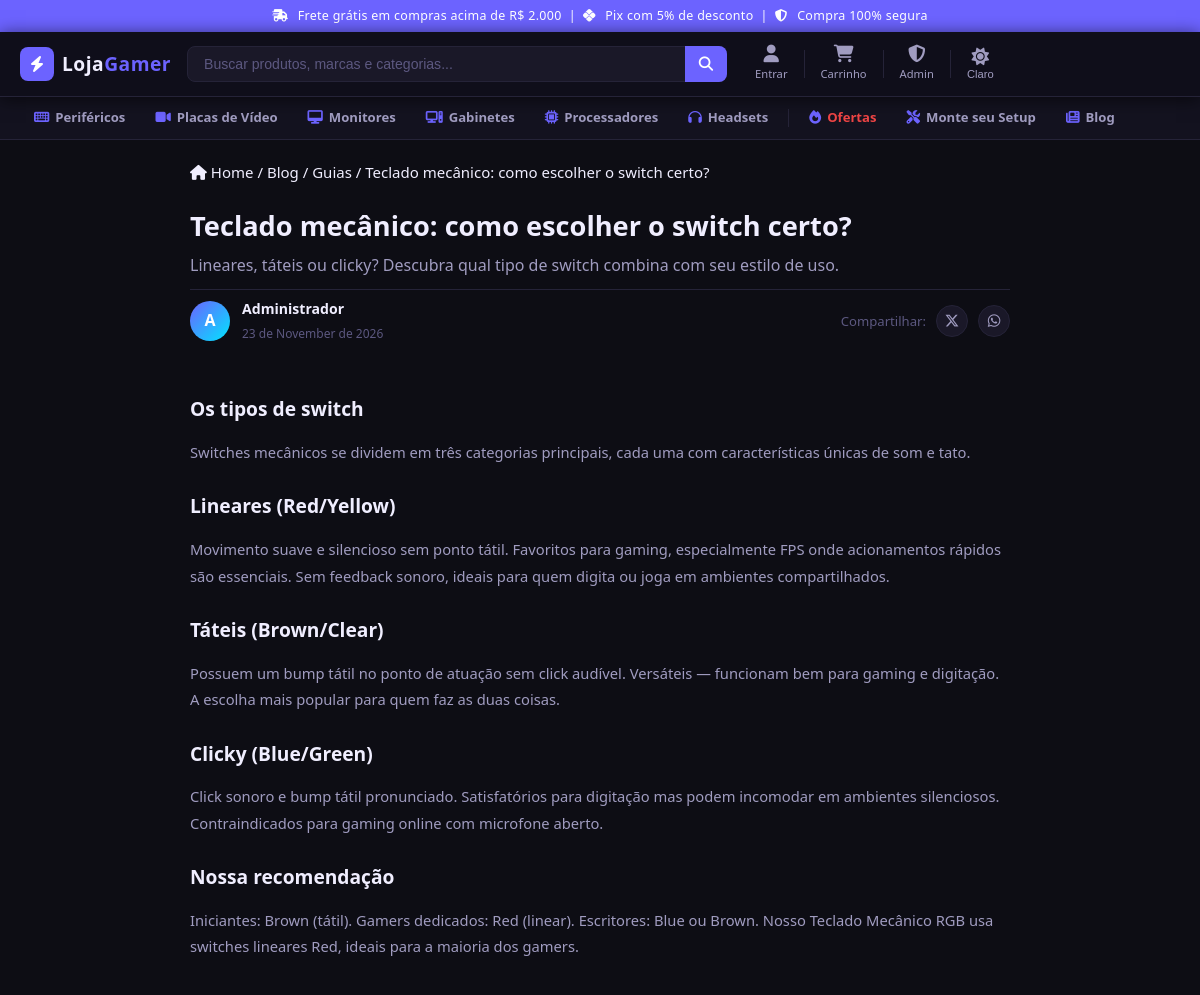
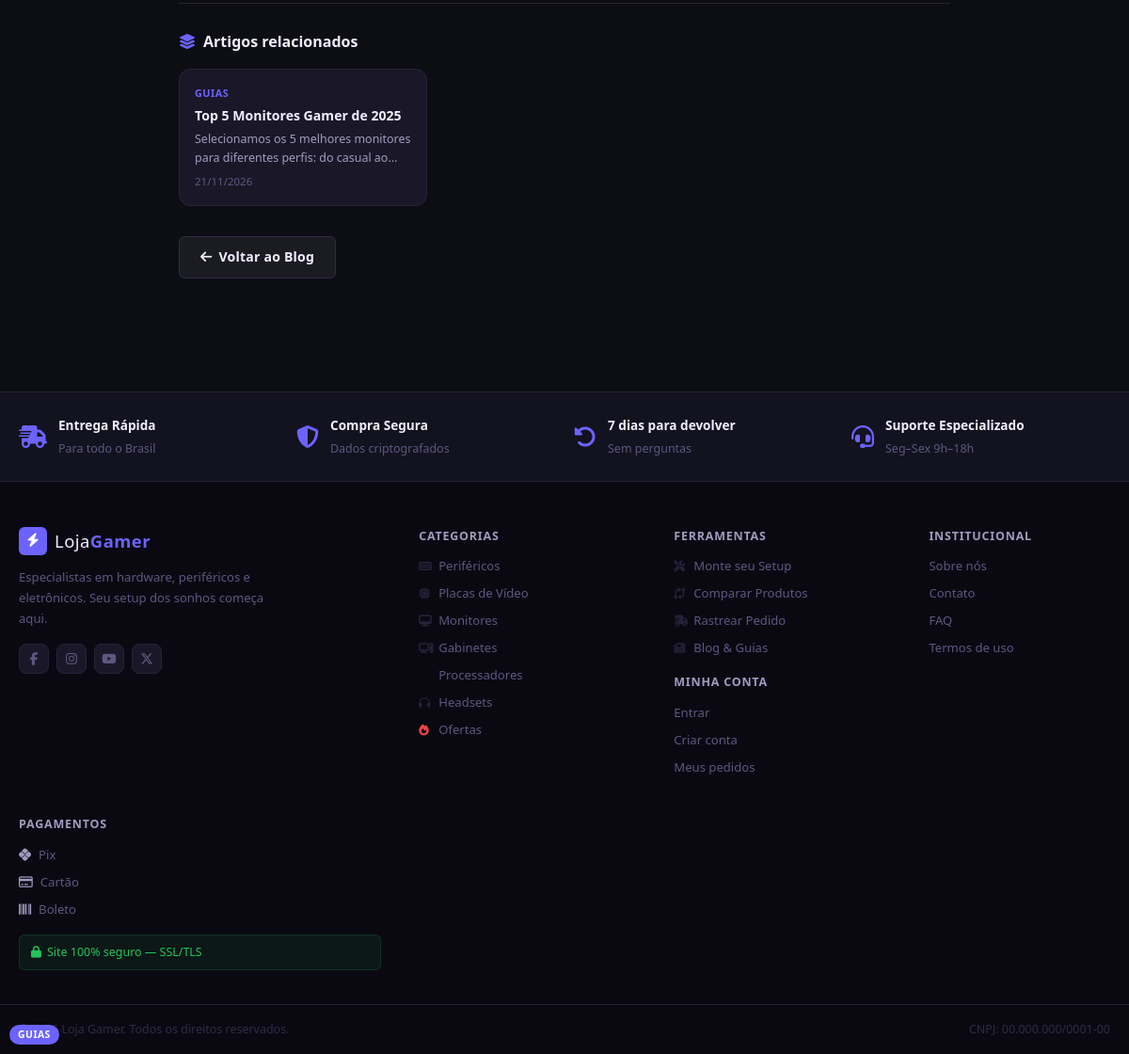
The app's page /post.php?slug=como-escolher-switch-teclado-mecanico with its own data (2 pictures, top to bottom).
### tables this page shows
CREATE TABLE IF NOT EXISTS blog_posts (
  id           INT AUTO_INCREMENT PRIMARY KEY,
  author_id    INT NOT NULL,
  title        VARCHAR(200) NOT NULL,
  slug         VARCHAR(220) NOT NULL UNIQUE,
  summary      VARCHAR(300) NOT NULL,
  content      TEXT NOT NULL,
  cover_url    VARCHAR(255),
  category     VARCHAR(80) NOT NULL DEFAULT 'Geral',
  is_published TINYINT(1) NOT NULL DEFAULT 0,
  created_at   DATETIME NOT NULL DEFAULT CURRENT_TIMESTAMP,
  updated_at   DATETIME NOT NULL DEFAULT CURRENT_TIMESTAMP ON UPDATE CURRENT_TIMESTAMP,
  CONSTRAINT fk_blog_author FOREIGN KEY (author_id) REFERENCES users(id) ON DELETE CASCADE
);

CREATE TABLE users (
  id            INT AUTO_INCREMENT PRIMARY KEY,
  name          VARCHAR(120) NOT NULL,
  email         VARCHAR(180) NOT NULL UNIQUE,
  password_hash VARCHAR(255) NOT NULL,
  is_admin      TINYINT(1)   NOT NULL DEFAULT 0,
  created_at    DATETIME     NOT NULL DEFAULT CURRENT_TIMESTAMP
);

### public/post.php (the view, shortened to what this page needs)
<?php
$slug = trim($_GET['slug'] ?? '');
$pdo  = db();
$stmt = $pdo->prepare("
    SELECT bp.*, u.name AS author_name
    FROM blog_posts bp
    JOIN users u ON u.id = bp.author_id
    WHERE bp.slug = :slug AND bp.is_published = 1
");
$stmt->execute([':slug' => $slug]);
$post = $stmt->fetch();
$stmtRel = $pdo->prepare("
    SELECT id, slug, title, summary, category, created_at
    FROM blog_posts
    WHERE is_published = 1 AND category = :cat AND slug != :slug
    ORDER BY created_at DESC
    LIMIT 3
");
$stmtRel->execute([':cat' => $post['category'], ':slug' => $slug]);
$related = $stmtRel->fetchAll();
require_once __DIR__ . '/../includes/header.php';
?>
<main class="post-page">
  <div class="post-inner">
    <nav class="product-breadcrumb">
      <a href="/index.php"><i class="fa-solid fa-house"></i> Home</a>
      <span class="sep">/</span>
      <a href="/blog.php">Blog</a>
      <span class="sep">/</span>
      <a href="/blog.php?cat=<?= urlencode($post['category']) ?>"><?= htmlspecialchars($post['category']) ?></a>
      <span class="sep">/</span>
      <span><?= htmlspecialchars($post['title']) ?></span>
    </nav>
    <header class="post-header">
      <span class="blog-cat-tag"><?= htmlspecialchars($post['category']) ?></span>
      <h1><?= htmlspecialchars($post['title']) ?></h1>
      <p class="post-summary"><?= htmlspecialchars($post['summary']) ?></p>
      <div class="post-meta">
        <div class="post-author">
          <div class="post-avatar"><?= strtoupper(mb_substr($post['author_name'], 0, 1)) ?></div>
          <div>
            <strong><?= htmlspecialchars($post['author_name']) ?></strong>
            <span><?= date('d \d\e F \d\e Y', strtotime($post['created_at'])) ?></span>
          </div>
        </div>
        <div class="post-share">
          <span>Compartilhar:</span>
          <a href="https://twitter.com/intent/tweet?text=<?= urlencode($post['title']) ?>&url=<?= urlencode('http://pc.local/post.php?slug='.$slug) ?>"
             target="_blank" rel="noopener" title="Twitter">
            <i class="fa-brands fa-x-twitter"></i>
          </a>
          <a href="https://wa.me/?text=<?= urlencode($post['title'].' - http://pc.local/post.php?slug='.$slug) ?>"
             target="_blank" rel="noopener" title="WhatsApp">
            <i class="fa-brands fa-whatsapp"></i>
          </a>
        </div>
      </div>
    </header>
    <article class="post-content">
      <?= $post['content'] ?>
    </article>
    <?php if (!empty($related)): ?>
    <section class="post-related">
      <h3><i class="fa-solid fa-layer-group"></i> Artigos relacionados</h3>
      <div class="post-related-grid">
        <?php foreach ($related as $r): ?>
        <a href="/post.php?slug=<?= htmlspecialchars($r['slug']) ?>" class="related-post-card">
          <div class="rpc-cat"><?= htmlspecialchars($r['category']) ?></div>
          <h4><?= htmlspecialchars($r['title']) ?></h4>
          <p><?= htmlspecialchars($r['summary']) ?></p>
          <span class="rpc-date"><?= date('d/m/Y', strtotime($r['created_at'])) ?></span>
        </a>
        <?php endforeach; ?>
      </div>
    </section>
    <?php endif; ?>
    <div class="post-back">
      <a href="/blog.php" class="btn btn-secondary">
        <i class="fa-solid fa-arrow-left"></i> Voltar ao Blog
      </a>
    </div>
  </div>
</main>
<?php require_once __DIR__ . '/../includes/footer.php'; ?>

### public/css/styles.css (style rules this page uses)
*, *::before, *::after { margin: 0; padding: 0; box-sizing: border-box; }
:root { --bg-body: #0d0d14; --bg-surface: #13121f; --bg-card: #1a1828; --bg-card-hover: #1f1d2e; --border: #252338; --border-light:#2e2c45; --accent: #6c63ff; --accent-hover:#5a52e0; --accent-glow: rgba(108,99,255,0.18); --neon: #00e5ff; --neon-glow: rgba(0,229,255,0.12); --text-primary: #f0eeff; --text-secondary:#a09cc0; --text-muted: #5c5880; --success: #22c55e; --danger: #ef4444; --warning: #f59e0b; --info: #3b82f6; --radius-sm: 6px; --radius: 10px; --radius-lg: 16px; --shadow: 0 4px 20px rgba(0,0,0,0.5); --shadow-card: 0 2px 12px rgba(0,0,0,0.4); }
html, body { max-width: 100%; overflow-x: hidden; }
body { font-family: 'Segoe UI', system-ui, -apple-system, sans-serif; background: var(--bg-body); color: var(--text-primary); line-height: 1.6; font-size: 15px; }
a { text-decoration: none; color: inherit; }
.btn { display: inline-flex; align-items: center; justify-content: center; gap: 7px; padding: 10px 22px; border-radius: var(--radius-sm); font-size: 0.88rem; font-weight: 700; cursor: pointer; border: none; text-decoration: none; transition: background 0.2s, opacity 0.2s, transform 0.1s; white-space: nowrap; letter-spacing: 0.2px; }
.btn-secondary { background: rgba(255,255,255,0.06); color: var(--text-primary); border: 1px solid var(--border-light); }

### public/css/theme-light.css (style rules this page uses)
*, *::before, *::after { transition: background-color 0.25s ease, border-color 0.25s ease, color 0.25s ease, box-shadow 0.25s ease; }

### public/css/blog.css (style rules this page uses)
.blog-cat-tag { position:absolute; bottom:10px; left:10px; background:var(--accent); color:#fff; font-size:.65rem; font-weight:700; padding:2px 9px; border-radius:99px; text-transform:uppercase; letter-spacing:.5px; }
.post-page { max-width:860px; margin:0 auto; padding:20px 20px 60px; }
.post-inner { display:flex; flex-direction:column; gap:24px; }
.post-header { display:flex; flex-direction:column; gap:10px; }
.post-header h1 { font-size:1.7rem; font-weight:800; color:var(--text-primary); line-height:1.3; }
.post-summary { font-size:1rem; color:var(--text-secondary); line-height:1.6; }
.post-meta { display:flex; justify-content:space-between; align-items:center; flex-wrap:wrap; gap:12px; padding-top:8px; border-top:1px solid var(--border); }
.post-author { display:flex; align-items:center; gap:12px; }
.post-avatar { width:40px; height:40px; border-radius:50%; background:linear-gradient(135deg,var(--accent),var(--neon)); display:flex; align-items:center; justify-content:center; font-size:1rem; font-weight:700; color:#fff; }
.post-author strong { display:block; font-size:.88rem; color:var(--text-primary); }
.post-author span { font-size:.75rem; color:var(--text-muted); }
.post-share { display:flex; align-items:center; gap:10px; font-size:.82rem; color:var(--text-muted); }
.post-share a { width:32px; height:32px; border-radius:50%; background:var(--bg-card); border:1px solid var(--border); display:flex; align-items:center; justify-content:center; color:var(--text-secondary); text-decoration:none; font-size:.9rem; transition:background .2s,color .2s; }
.post-content { font-size:.92rem; color:var(--text-secondary); line-height:1.8; }
.post-content h2 { font-size:1.2rem; font-weight:700; color:var(--text-primary); margin:24px 0 12px; }
.post-content p { margin-bottom:14px; }
.post-related { border-top:1px solid var(--border); padding-top:28px; }
.post-related h3 { font-size:1rem; font-weight:700; color:var(--text-primary); display:flex; align-items:center; gap:8px; margin-bottom:16px; }
.post-related h3 i { color:var(--accent); }
.post-related-grid { display:grid; grid-template-columns:repeat(auto-fill,minmax(220px,1fr)); gap:14px; }
.related-post-card { background:var(--bg-card); border:1px solid var(--border); border-radius:12px; padding:16px; text-decoration:none; display:flex; flex-direction:column; gap:6px; transition:border-color .2s,transform .15s; }
.rpc-cat { font-size:.68rem; font-weight:700; color:var(--accent); text-transform:uppercase; letter-spacing:.5px; }
.related-post-card h4 { font-size:.88rem; font-weight:700; color:var(--text-primary); line-height:1.3; display:-webkit-box;-webkit-line-clamp:2;-webkit-box-orient:vertical;overflow:hidden; }
.related-post-card p { font-size:.78rem; color:var(--text-secondary); display:-webkit-box;-webkit-line-clamp:2;-webkit-box-orient:vertical;overflow:hidden; flex:1; }
.rpc-date { font-size:.72rem; color:var(--text-muted); }
.post-back { padding-top:8px; }

### records on screen
blog_posts: category "Guias", title "Teclado mecânico: como escolher o switch certo?", category "GUIAS", summary "Lineares, táteis ou clicky? Descubra qual tipo de switch combina com seu estilo de uso.", author.name "A", author.name "Administrador", created_at "23 de November de 2026", content "Os tipos de switch Switches mecânicos se dividem em três categorias principais, cada uma com características únicas de som e tato. Lineares (Red/Yellow) Movimento suave e silencioso sem ponto tátil. Favoritos para gaming, especialmente FPS onde acionamentos rápidos são essenciais. Sem feedback sonoro, ideais para quem digita ou joga em ambientes compartilhados. Táteis (Brown/Clear) Possuem um bump tátil no ponto de atuação sem click audível. Versáteis — funcionam bem para gaming e digitação. A escolha mais popular para quem faz as duas coisas. Clicky (Blue/Green) Click sonoro e bump tátil pronunciado. Satisfatórios para digitação mas podem incomodar em ambientes silenciosos. Contraindicados…"
blog_posts: category "GUIAS", title "Top 5 Monitores Gamer de 2025", summary "Selecionamos os 5 melhores monitores para diferentes perfis: do casual…", created_at "21/11/2026"
